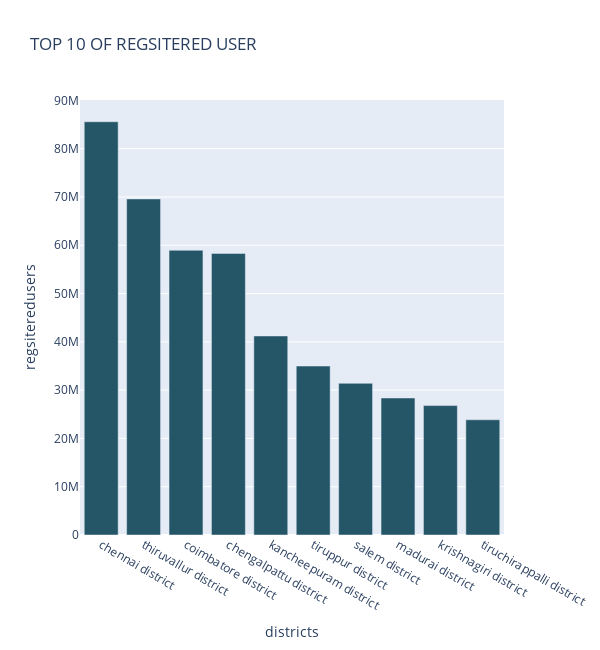
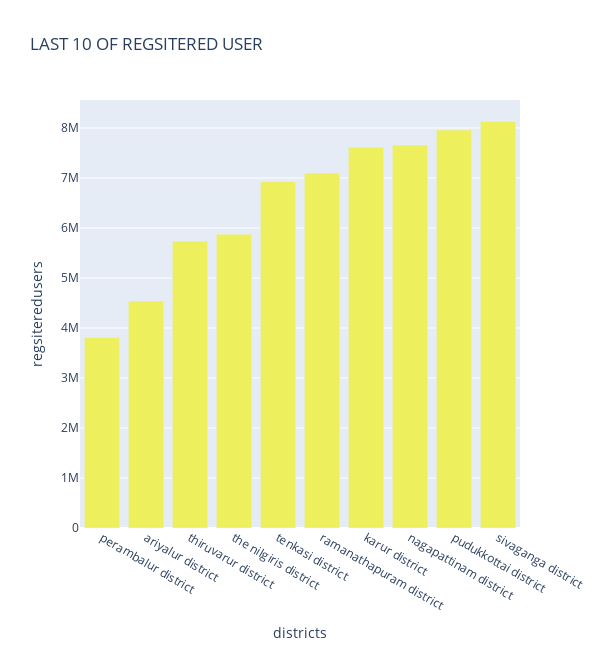
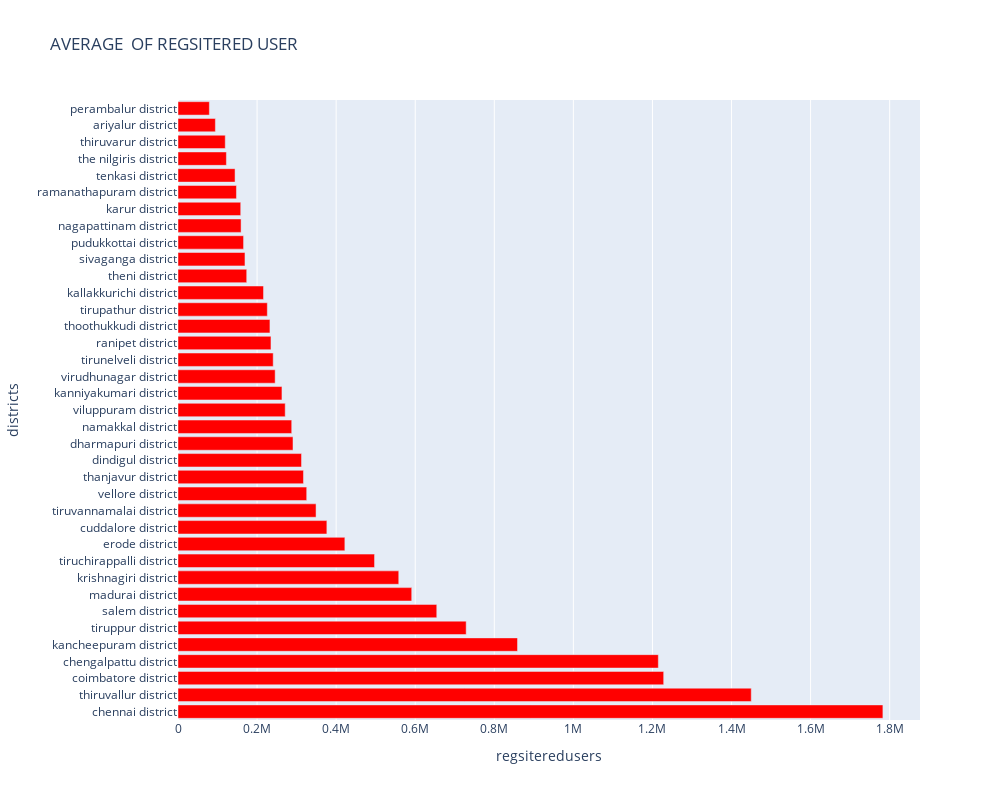

Write notebook code for charts like these, in order.
### Code cell
top_chart_registered_user('Map_user','Tamil Nadu')

### Figure 1 — Plotly figure (JSON) as saved in the notebook; plotly's stock layout.template omitted (floating-point values rounded to 4 significant figures)
{"data": [{"alignmentgroup": "True", "hovertemplate": "<b>%{hovertext}</b><br><br>districts=%{x}<br>regsiteredusers=%{y}<extra></extra>", "hovertext": ["chennai district", "thiruvallur district", "coimbatore district", "chengalpattu district", "kancheepuram district", "tiruppur district", "salem district", "madurai district", "krishnagiri district", "tiruchirappalli district"], "legendgroup": "", "marker": {"color": "rgb(36, 86, 104)", "pattern": {"shape": ""}}, "name": "", "offsetgroup": "", "orientation": "v", "showlegend": false, "textposition": "auto", "type": "bar", "x": ["chennai district", "thiruvallur district", "coimbatore district", "chengalpattu district", "kancheepuram district", "tiruppur district", "salem district", "madurai district", "krishnagiri district", "tiruchirappalli district"], "xaxis": "x", "y": [85578832, 69596732, 58964092, 58316224, 41219346, 34987078, 31415782, 28374964, 26802038, 23860560], "yaxis": "y"}], "layout": {"barmode": "relative", "height": 650, "legend": {"tracegroupgap": 0}, "title": {"text": "TOP 10 OF REGSITERED USER"}, "width": 600, "xaxis": {"anchor": "y", "domain": [0, 1], "title": {"text": "districts"}}, "yaxis": {"anchor": "x", "domain": [0, 1], "title": {"text": "regsiteredusers"}}}}

### Figure 2 — Plotly figure (JSON) as saved in the notebook; plotly's stock layout.template omitted (floating-point values rounded to 4 significant figures)
{"data": [{"alignmentgroup": "True", "hovertemplate": "<b>%{hovertext}</b><br><br>districts=%{x}<br>regsiteredusers=%{y}<extra></extra>", "hovertext": ["perambalur district", "ariyalur district", "thiruvarur district", "the nilgiris district", "tenkasi district", "ramanathapuram district", "karur district", "nagapattinam district", "pudukkottai district", "sivaganga district"], "legendgroup": "", "marker": {"color": "rgb(237, 239, 93)", "pattern": {"shape": ""}}, "name": "", "offsetgroup": "", "orientation": "v", "showlegend": false, "textposition": "auto", "type": "bar", "x": ["perambalur district", "ariyalur district", "thiruvarur district", "the nilgiris district", "tenkasi district", "ramanathapuram district", "karur district", "nagapattinam district", "pudukkottai district", "sivaganga district"], "xaxis": "x", "y": [3809038, 4539876, 5737060, 5876260, 6926082, 7097384, 7615628, 7658690, 7960492, 8131284], "yaxis": "y"}], "layout": {"barmode": "relative", "height": 650, "legend": {"tracegroupgap": 0}, "title": {"text": "LAST 10 OF REGSITERED USER"}, "width": 600, "xaxis": {"anchor": "y", "domain": [0, 1], "title": {"text": "districts"}}, "yaxis": {"anchor": "x", "domain": [0, 1], "title": {"text": "regsiteredusers"}}}}

### Figure 3 — Plotly figure (JSON) as saved in the notebook; plotly's stock layout.template omitted (floating-point values rounded to 4 significant figures)
{"data": [{"alignmentgroup": "True", "hovertemplate": "<b>%{hovertext}</b><br><br>regsiteredusers=%{x}<br>districts=%{y}<extra></extra>", "hovertext": ["chennai district", "thiruvallur district", "coimbatore district", "chengalpattu district", "kancheepuram district", "tiruppur district", "salem district", "madurai district", "krishnagiri district", "tiruchirappalli district", "erode district", "cuddalore district", "tiruvannamalai district", "vellore district", "thanjavur district", "dindigul district", "dharmapuri district", "namakkal district", "viluppuram district", "kanniyakumari district", "virudhunagar district", "tirunelveli district", "ranipet district", "thoothukkudi district", "tirupathur district", "kallakkurichi district", "theni district", "sivaganga district", "pudukkottai district", "nagapattinam district", "karur district", "ramanathapuram district", "tenkasi district", "the nilgiris district", "thiruvarur district", "ariyalur district", "perambalur district"], "legendgroup": "", "marker": {"color": "rgb(255,0,0)", "pattern": {"shape": ""}}, "name": "", "offsetgroup": "", "orientation": "h", "showlegend": false, "textposition": "auto", "type": "bar", "x": [1783000.0, 1450000.0, 1228000.0, 1215000.0, 858700.0, 728900.0, 654500.0, 591100.0, 558400.0, 497095, 422000.0, 376500.0, 349200.0, 325600.0, 317300.0, 312500.0, 290900.0, 287600.0, 271200.0, 262900.0, 245700.0, 240800.0, 235100.0, 232500.0, 226000.0, 216300.0, 173800.0, 169400.0, 165800.0, 159600.0, 158700.0, 147900.0, 144300.0, 122400.0, 119500.0, 94580.0, 79350.0], "xaxis": "x", "y": ["chennai district", "thiruvallur district", "coimbatore district", "chengalpattu district", "kancheepuram district", "tiruppur district", "salem district", "madurai district", "krishnagiri district", "tiruchirappalli district", "erode district", "cuddalore district", "tiruvannamalai district", "vellore district", "thanjavur district", "dindigul district", "dharmapuri district", "namakkal district", "viluppuram district", "kanniyakumari district", "virudhunagar district", "tirunelveli district", "ranipet district", "thoothukkudi district", "tirupathur district", "kallakkurichi district", "theni district", "sivaganga district", "pudukkottai district", "nagapattinam district", "karur district", "ramanathapuram district", "tenkasi district", "the nilgiris district", "thiruvarur district", "ariyalur district", "perambalur district"], "yaxis": "y"}], "layout": {"barmode": "relative", "height": 800, "legend": {"tracegroupgap": 0}, "title": {"text": "AVERAGE  OF REGSITERED USER"}, "width": 1000, "xaxis": {"anchor": "y", "domain": [0, 1], "title": {"text": "regsiteredusers"}}, "yaxis": {"anchor": "x", "domain": [0, 1], "title": {"text": "districts"}}}}
